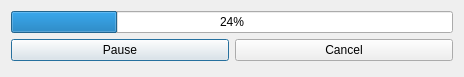
<?xml version="1.0" encoding="UTF-8"?>
<ui version="4.0">
 <class>DummyProgressDialog</class>
 <widget class="QDialog" name="DummyProgressDialog">
  <property name="geometry">
   <rect>
    <x>0</x>
    <y>0</y>
    <width>464</width>
    <height>77</height>
   </rect>
  </property>
  <property name="windowTitle">
   <string>DummyProgressDialog</string>
  </property>
  <layout class="QVBoxLayout" name="verticalLayout">
   <item>
    <widget class="QProgressBar" name="progress">
     <property name="value">
      <number>24</number>
     </property>
    </widget>
   </item>
   <item>
    <layout class="QHBoxLayout" name="horizontalLayout">
     <item>
      <widget class="QPushButton" name="pause">
       <property name="text">
        <string>Pause</string>
       </property>
      </widget>
     </item>
     <item>
      <widget class="QPushButton" name="cancel">
       <property name="text">
        <string>Cancel</string>
       </property>
      </widget>
     </item>
    </layout>
   </item>
   <item>
    <spacer name="verticalSpacer">
     <property name="orientation">
      <enum>Qt::Vertical</enum>
     </property>
     <property name="sizeHint" stdset="0">
      <size>
       <width>20</width>
       <height>40</height>
      </size>
     </property>
    </spacer>
   </item>
  </layout>
 </widget>
 <layoutdefault spacing="6" margin="11"/>
 <resources/>
 <connections/>
</ui>
